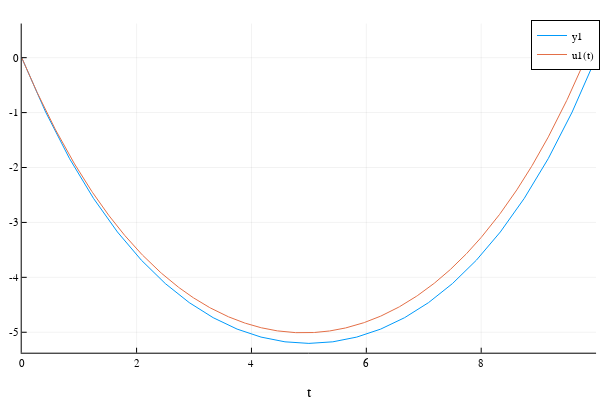

Write notebook code for a chart like this one.
### Code cell
#Let's integrate the continuous version using DifferentialEquations.jl

#wrapper function for DifferentialEquations.jl interface 
function f(x,p,t)
    y = x[1]
    ẏ = x[2]
    ÿ = EL(y,ẏ,λ)
    return [ẏ; ÿ]
end

x0 = [y_ref[1]; ẏ_ref[1]]
tspan = (0.0,w)
prob = ODEProblem(f,x0,tspan)
sol = solve(prob,Tsit5(),reltol=1e-8,abstol=1e-8);

#Compare against reference IPOPT solution
plot(LinRange(0,w,n),y_ref)
plot!(sol, vars=1)

### Figure 1 — Plotly figure (JSON) as saved in the notebook; plotly's stock layout.template omitted (floating-point values rounded to 4 significant figures; data arrays with more than 128 entries replaced by an {"elided": "..."} marker saying what was removed)
{"data": [{"colorbar": {"title": ""}, "legendgroup": "y1", "line": {"color": "rgba(0, 154, 250, 1.000)", "dash": "solid", "shape": "linear", "width": 1}, "mode": "lines", "name": "y1", "showlegend": true, "type": "scatter", "x": [0, 0.4167, 0.8333, 1.25, 1.667, 2.083, 2.5, 2.917, 3.333, 3.75, 4.167, 4.583, 5, 5.417, 5.833, 6.25, 6.667, 7.083, 7.5, 7.917, 8.333, 8.75, 9.167, 9.583, 10], "xaxis": "x", "y": [-2.892e-41, -0.991, -1.839, -2.562, -3.174, -3.688, -4.114, -4.46, -4.735, -4.942, -5.088, -5.174, -5.203, -5.174, -5.088, -4.942, -4.735, -4.46, -4.114, -3.688, -3.174, -2.562, -1.839, -0.991, 0], "yaxis": "y", "zmax": null, "zmin": null}, {"colorbar": {"title": ""}, "legendgroup": "u1(t)", "line": {"color": "rgba(227, 111, 71, 1.000)", "dash": "solid", "shape": "linear", "width": 1}, "mode": "lines", "name": "u1(t)", "showlegend": true, "type": "scatter", "x": {"elided": "1000 float values"}, "xaxis": "x", "y": {"elided": "1000 float values"}, "yaxis": "y", "zmax": null, "zmin": null}], "layout": {"annotations": [], "height": 400, "legend": {"bgcolor": "rgba(255, 255, 255, 1.000)", "bordercolor": "rgba(0, 0, 0, 1.000)", "borderwidth": 1, "font": {"color": "rgba(0, 0, 0, 1.000)", "family": "sans-serif", "size": 11}, "title": {"font": {"color": "rgba(0, 0, 0, 1.000)", "family": "sans-serif", "size": 15}, "text": ""}, "tracegroupgap": 0, "traceorder": "normal", "x": 1, "xanchor": "auto", "y": 1, "yanchor": "auto"}, "margin": {"b": 20, "l": 0, "r": 0, "t": 20}, "paper_bgcolor": "rgba(255, 255, 255, 1.000)", "plot_bgcolor": "rgba(255, 255, 255, 1.000)", "showlegend": true, "width": 600, "xaxis": {"anchor": "y", "domain": [0.03619, 0.9934], "gridcolor": "rgba(0, 0, 0, 0.100)", "gridwidth": 0.5, "linecolor": "rgba(0, 0, 0, 1.000)", "mirror": false, "range": [0, 10], "showgrid": true, "showline": true, "showticklabels": true, "tickangle": 0, "tickcolor": "rgb(0, 0, 0)", "tickfont": {"color": "rgba(0, 0, 0, 1.000)", "family": "sans-serif", "size": 11}, "tickmode": "array", "ticks": "inside", "ticktext": ["0", "2", "4", "6", "8", "10"], "tickvals": [0, 2, 4, 6, 8, 10], "title": "t", "titlefont": {"color": "rgba(0, 0, 0, 1.000)", "family": "sans-serif", "size": 15}, "type": "-", "visible": true, "zeroline": false, "zerolinecolor": "rgba(0, 0, 0, 1.000)"}, "yaxis": {"anchor": "x", "domain": [0.07581, 0.9902], "gridcolor": "rgba(0, 0, 0, 0.100)", "gridwidth": 0.5, "linecolor": "rgba(0, 0, 0, 1.000)", "mirror": false, "range": [-5.372, 0.6212], "showgrid": true, "showline": true, "showticklabels": true, "tickangle": 0, "tickcolor": "rgb(0, 0, 0)", "tickfont": {"color": "rgba(0, 0, 0, 1.000)", "family": "sans-serif", "size": 11}, "tickmode": "array", "ticks": "inside", "ticktext": ["-5", "-4", "-3", "-2", "-1", "0"], "tickvals": [-5, -4, -3, -2, -1, 0], "title": "", "titlefont": {"color": "rgba(0, 0, 0, 1.000)", "family": "sans-serif", "size": 15}, "type": "-", "visible": true, "zeroline": false, "zerolinecolor": "rgba(0, 0, 0, 1.000)"}}}
